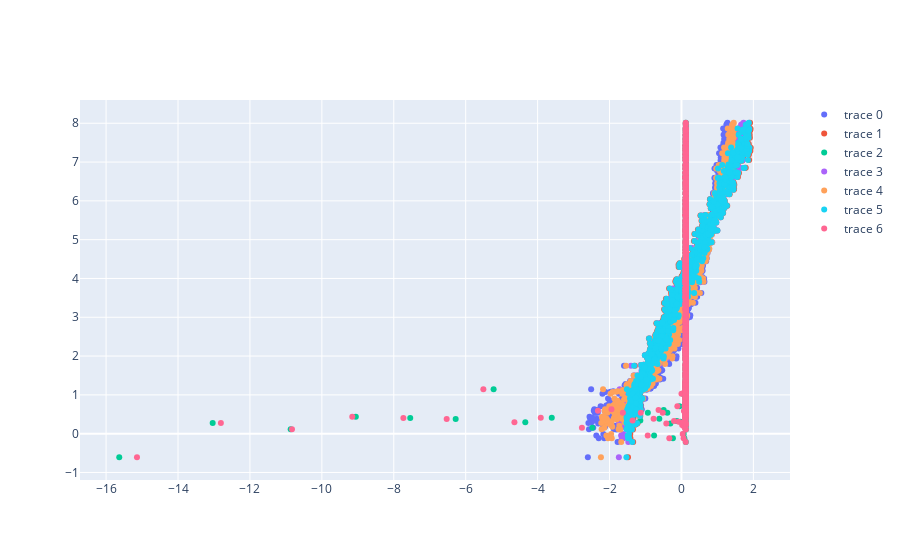

Notebook cell for this chart:
### Code cell
px.scatter

fig = go.Figure()
for i in range(7):
    fig.add_trace(go.Scatter(x = data[:, i], y = target, mode='markers'))

fig.show()

### Figure 1 — Plotly figure (JSON) as saved in the notebook; plotly's stock layout.template omitted (floating-point values rounded to 4 significant figures; data arrays with more than 128 entries replaced by an {"elided": "..."} marker saying what was removed)
{"data": [{"mode": "markers", "type": "scatter", "x": {"elided": "800 float values"}, "y": {"elided": "800 float values"}}, {"mode": "markers", "type": "scatter", "x": {"elided": "800 float values"}, "y": {"elided": "800 float values"}}, {"mode": "markers", "type": "scatter", "x": {"elided": "800 float values"}, "y": {"elided": "800 float values"}}, {"mode": "markers", "type": "scatter", "x": {"elided": "800 float values"}, "y": {"elided": "800 float values"}}, {"mode": "markers", "type": "scatter", "x": {"elided": "800 float values"}, "y": {"elided": "800 float values"}}, {"mode": "markers", "type": "scatter", "x": {"elided": "800 float values"}, "y": {"elided": "800 float values"}}, {"mode": "markers", "type": "scatter", "x": {"elided": "800 float values"}, "y": {"elided": "800 float values"}}], "layout": {}}
